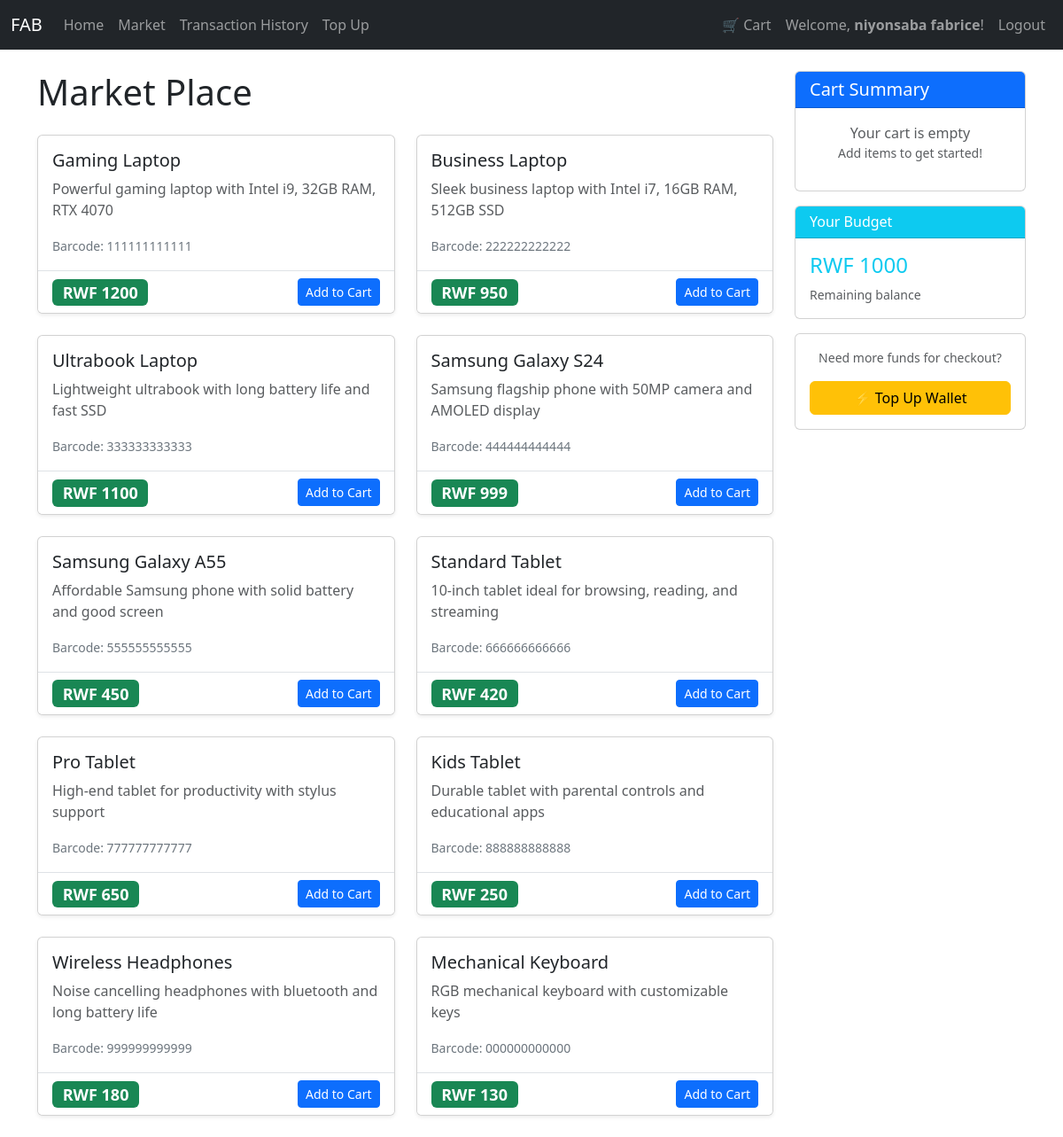
Page /market (signed in) on the committed database.
### market/models.py (models this page shows, shortened)
class User(db.Model, UserMixin):  # ✅ FIXED: only ONE User class (merged both into this one)
    __tablename__ = 'user'
    id               = db.Column(db.Integer, primary_key=True)
    username         = db.Column(db.String(100), nullable=False, unique=True)
    email_address    = db.Column(db.String(120), nullable=False, unique=True)
    password_hash    = db.Column(db.String(200), nullable=False)
    budget           = db.Column(db.Integer, nullable=False, default=1000)
    items            = db.relationship('Item', backref='owned_user', lazy=True)
    top_up_requests  = db.relationship(
                            'TopUpRequest',
                            backref='requester',           # ✅ FIXED: renamed backref to avoid clash with Transaction backref 'user'
                            lazy=True,
                            foreign_keys='TopUpRequest.user_id'
                        )
    transactions     = db.relationship('Transaction', backref='user', lazy=True)  # ✅ FIXED: moved here from duplicate class
    @property
    def password(self):
        raise AttributeError('Password is not a readable attribute!')

class Item(db.Model):
    __tablename__ = 'item'
    id          = db.Column(db.Integer, primary_key=True)
    name        = db.Column(db.String(30), nullable=False)
    price       = db.Column(db.Integer, nullable=False)
    barcode     = db.Column(db.String(12), nullable=False)
    description = db.Column(db.String(1024), nullable=False, unique=True)
    owner       = db.Column(db.Integer, db.ForeignKey('user.id'))

### market/routes.py (the view)
@app.route('/market')
@login_required
def market_page():
    items = Item.query.all()
    return render_template('market.html', items=items)

### market/models.py (called while the page is built)
@login_manager.user_loader
def load_user(user_id):
    return db.session.get(User, int(user_id))  # ✅ FIXED: replaced deprecated User.query.get()

### market/templates/market.html (shortened to what this page needs)
{% extends "base.html" %}
{% block content %}
<div class="row">
    <div class="col-md-9">
        <h1 class="mb-4">Market Place</h1>
        {% if items %}
        <div class="row">
            {% for item in items %}
            <div class="col-md-6 mb-4">
                <div class="card h-100 shadow-sm hover-effect">
                    <div class="card-body">
                        <h5 class="card-title">{{ item.name }}</h5>
                        <p class="card-text text-muted">{{ item.description }}</p>
                        <div class="row align-items-center">
                            <div class="col">
                                <p class="mb-0"><small class="text-secondary">Barcode: {{ item.barcode }}</small></p>
                            </div>
                        </div>
                    </div>
                    <div class="card-footer bg-white border-top">
                        <div class="d-flex justify-content-between align-items-center">
                            <h4 class="mb-0"><span class="badge bg-success">RWF {{ item.price }}</span></h4>
                            <a href="{{ url_for('add_to_cart', item_id=item.id) }}" class="btn btn-primary btn-sm">
                                 Add to Cart
                            </a>
                        </div>
                    </div>
                </div>
            </div>
            {% endfor %}
        </div>
        {% else %}
        <div class="alert alert-info" role="alert">
            <h4 class="alert-heading">No Items Available</h4>
            <p>There are currently no items in the marketplace.</p>
        </div>
        {% endif %}
    </div>
    <div class="col-md-3">
        <div class="card sticky-top" style="top: 20px;">
            <div class="card-header bg-primary text-white">
                <h5 class="mb-0">Cart Summary</h5>
            </div>
            <div class="card-body">
                {% set cart = session.get('cart', []) %}
                {% if cart %}
                    <div class="mb-3">
                        <h6>Items in Cart: <span class="badge bg-secondary">{{ cart|length }}</span></h6>
                    </div>
                    <div class="cart-items" style="max-height: 300px; overflow-y: auto;">
                        {% for item in cart %}
                        <div class="mb-2 p-2 border-bottom">
                            <p class="mb-1"><strong>{{ item.name }}</strong></p>
                            <p class="mb-1">Qty: <strong>{{ item.quantity }}</strong> × RWF {{ item.price }}</p>
                            <p class="mb-0 text-success"><strong>RWF {{ item.price * item.quantity }}</strong></p>
                        </div>
                        {% endfor %}
                    </div>
                    <hr>
                    {% set total_price = 0 %}
                    {% for item in cart %}
                        {% set total_price = total_price + (item.price * item.quantity) %}
                    {% endfor %}
                    <div class="d-flex justify-content-between mb-3">
                        <h6>Total:</h6>
                        <h5 class="text-success"><strong>RWF {{ total_price }}</strong></h5>
                    </div>
                    <a href="{{ url_for('view_cart') }}" class="btn btn-primary w-100 mb-2">View Cart</a>
                    <a href="{{ url_for('view_cart') }}" class="btn btn-success w-100">Proceed to Payment</a>
                {% else %}
                    <p class="text-muted text-center mb-0">Your cart is empty</p>
                    <p class="text-muted text-center small">Add items to get started!</p>
                {% endif %}
            </div>
        </div>
        <div class="card mt-3">
            <div class="card-header bg-info text-white">
                <h6 class="mb-0"> Your Budget</h6>
            </div>
            <div class="card-body">
                <h4 class="text-info">RWF {{ current_user.budget }}</h4>
                <p class="mb-0 small text-muted">Remaining balance</p>
            </div>
        </div>
        <div class="card mt-3">
            <div class="card-body text-center">
                <p class="mb-3 small text-muted">Need more funds for checkout?</p>
                <a href="{{ url_for('top_up') }}" class="btn btn-warning w-100">
                    ⚡ Top Up Wallet
                </a>
            </div>
        </div>    </div>
</div>
{% endblock %}

### market/templates/base.html (shortened to what this page needs)
<!DOCTYPE html>
<html lang="en">
<head>
    <link href="https://cdn.jsdelivr.net/npm/bootstrap@5.3.0/dist/css/bootstrap.min.css" rel="stylesheet">
</head>
<body>
<nav class="navbar navbar-expand-lg navbar-dark bg-dark">
    <div class="container-fluid">
        <a class="navbar-brand" href="{{ url_for('home_page') }}">FAB</a>
        <div class="collapse navbar-collapse" id="navbarNav">
            <ul class="navbar-nav me-auto">
                <li class="nav-item">
                    <a class="nav-link" href="{{ url_for('home_page') }}">Home</a>
                </li>
                {% if current_user.is_authenticated %}
                <li class="nav-item">
                    <a class="nav-link" href="{{ url_for('market_page') }}">Market</a>
                </li>
                <li class="nav-item">
                    <a class="nav-link" href="{{ url_for('transaction_history') }}">Transaction History</a>
                </li>
                <li class="nav-item">
                    <a class="nav-link" href="{{ url_for('top_up') }}">Top Up</a>
                </li>
                {% endif %}
            </ul>
            <ul class="navbar-nav">
                {% if current_user.is_authenticated %}
                    <li class="nav-item">
                        <a class="nav-link" href="{{ url_for('view_cart') }}">
                            🛒 Cart
                            {% set cart = session.get('cart', []) %}
                        </a>
                    </li>
                    <li class="nav-item">
                        <span class="nav-link">Welcome, <strong>{{ current_user.username }}</strong>!</span>
                    </li>
                    <li class="nav-item">
                        <a class="nav-link" href="{{ url_for('logout_page') }}">Logout</a>
                    </li>
                {% endif %}
            </ul>
        </div>
    </div>
</nav>
<div class="container mt-4">
    {% block content %}
    {% endblock %}
</div>
</body>
</html>

### market/templates/market.html (style rules this page uses)
.hover-effect { transition: transform 0.3s ease, box-shadow 0.3s ease; }

### rows in the picture
User: username "niyonsaba fabrice", budget "1000"
Item: name "Gaming Laptop", description "Powerful gaming laptop with Intel i9, 32GB RAM, RTX 4070", barcode "111111111111", price "1200"
Item: name "Business Laptop", description "Sleek business laptop with Intel i7, 16GB RAM, 512GB SSD", barcode "222222222222", price "950"
Item: name "Ultrabook Laptop", description "Lightweight ultrabook with long battery life and fast SSD", barcode "333333333333", price "1100"
Item: name "Samsung Galaxy S24", description "Samsung flagship phone with 50MP camera and AMOLED display", barcode "444444444444", price "999"
Item: name "Samsung Galaxy A55", description "Affordable Samsung phone with solid battery and good screen", barcode "555555555555", price "450"
Item: name "Standard Tablet", description "10-inch tablet ideal for browsing, reading, and streaming", barcode "666666666666", price "420"
Item: name "Pro Tablet", description "High-end tablet for productivity with stylus support", barcode "777777777777", price "650"
Item: name "Kids Tablet", description "Durable tablet with parental controls and educational apps", barcode "888888888888", price "250"
Item: name "Wireless Headphones", description "Noise cancelling headphones with bluetooth and long battery life", barcode "999999999999", price "180"
Item: name "Mechanical Keyboard", description "RGB mechanical keyboard with customizable keys", barcode "000000000000", price "130"
